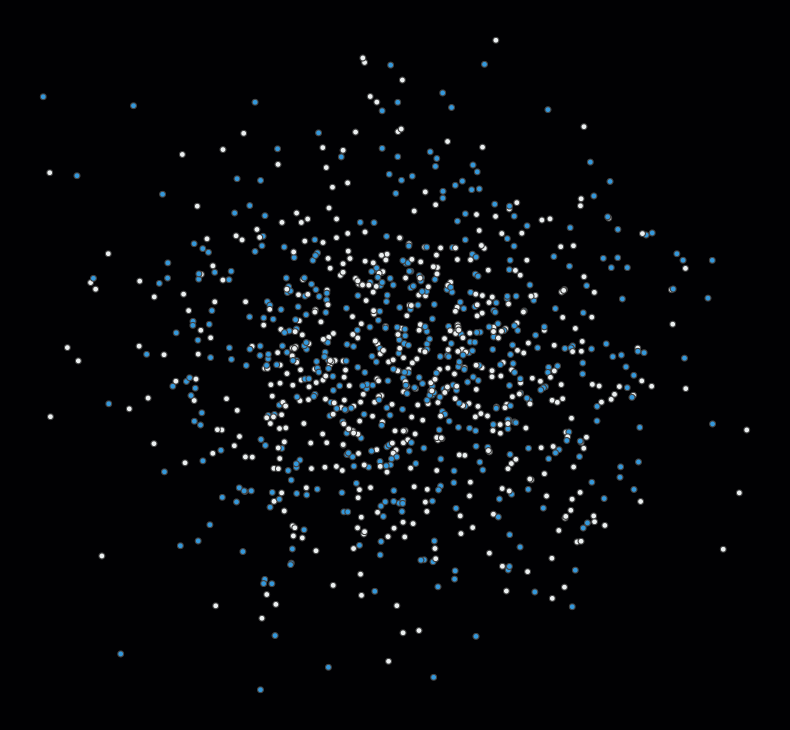

Notebook source saved alongside this figure:
### Code cell
fig = go.Figure(
    go.Scattergl(x=np.random.randn(1000),
                 y=np.random.randn(1000),
                 mode='markers',
                 marker=dict(
                     color=random.sample(['#ecf0f1'] * 500 +
                                         ["#3498db"] * 500, 1000),
                     line_width=1)
                ))

fig.update_layout(plot_bgcolor='#010103',
                  width=790,
                  height=730,
                  xaxis_visible=False,
                  yaxis_visible=False,
                  showlegend=False,
                  margin=dict(l=0, r=0, t=0, b=0))

### Figure 1 — Plotly figure (JSON) as saved in the notebook; plotly's stock layout.template omitted (floating-point values rounded to 4 significant figures; data arrays with more than 128 entries replaced by an {"elided": "..."} marker saying what was removed)
{"data": [{"marker": {"color": {"elided": "1000 str values"}, "line": {"width": 1}}, "mode": "markers", "type": "scattergl", "x": {"elided": "1000 float values"}, "y": {"elided": "1000 float values"}}], "layout": {"height": 730, "margin": {"b": 0, "l": 0, "r": 0, "t": 0}, "plot_bgcolor": "#010103", "showlegend": false, "width": 790, "xaxis": {"autorange": true, "range": [-3.262, 3.083], "type": "linear", "visible": false}, "yaxis": {"autorange": true, "range": [-3.457, 3.455], "type": "linear", "visible": false}}}
